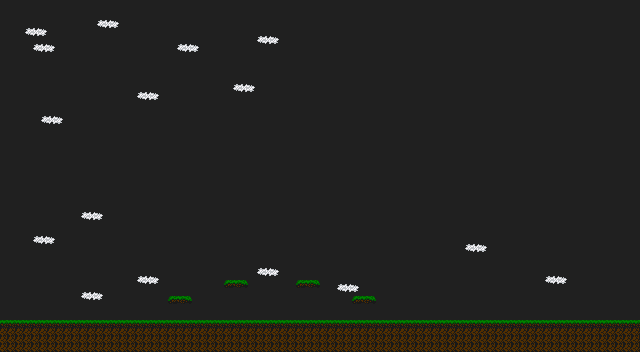

The image is a tile-based game level rendered from a .tmx file. Its description and source (layers, tilesets, objects; grid data summarised) follow:
An orthogonal 80x44 tile map with 8x8 px tiles, 1 tile layer (Tile Layer 1) and 7 objects (5x wall, player, stageGate).

<map version="1.0" tiledversion="1.1.5" orientation="orthogonal" renderorder="right-down" width="80" height="44" tilewidth="8" tileheight="8" infinite="0" backgroundcolor="#202020" nextobjectid="9">
 <properties>
  <property name="x" type="int" value="2" />
  <property name="y" type="int" value="1" />
  <property name="z" type="int" value="1" />
 </properties>
 <tileset firstgid="1" source="tilesheet_plains.tsx" />
 <layer name="Tile Layer 1" width="80" height="44">
  <data>[3520 cells, 428 non-empty, 10 distinct tile ids]</data>
 </layer>
 <objectgroup name="Object Layer 1">
  <object id="1" type="wall" x="0" y="320" width="640" height="28" />
  <object id="2" name="Player Start" type="player" x="16" y="120" width="8" height="8" />
  <object id="3" type="stageGate" x="592" y="304" width="8" height="16">
   <properties>
    <property name="x" type="int" value="1" />
    <property name="y" type="int" value="1" />
    <property name="z" type="int" value="1" />
   </properties>
  </object>
  <object id="4" type="wall" x="168" y="296" width="24" height="4" />
  <object id="6" type="wall" x="224" y="280" width="24" height="4" />
  <object id="7" type="wall" x="296" y="280" width="24" height="4" />
  <object id="8" type="wall" x="352" y="296" width="24" height="4" />
 </objectgroup>
</map>
